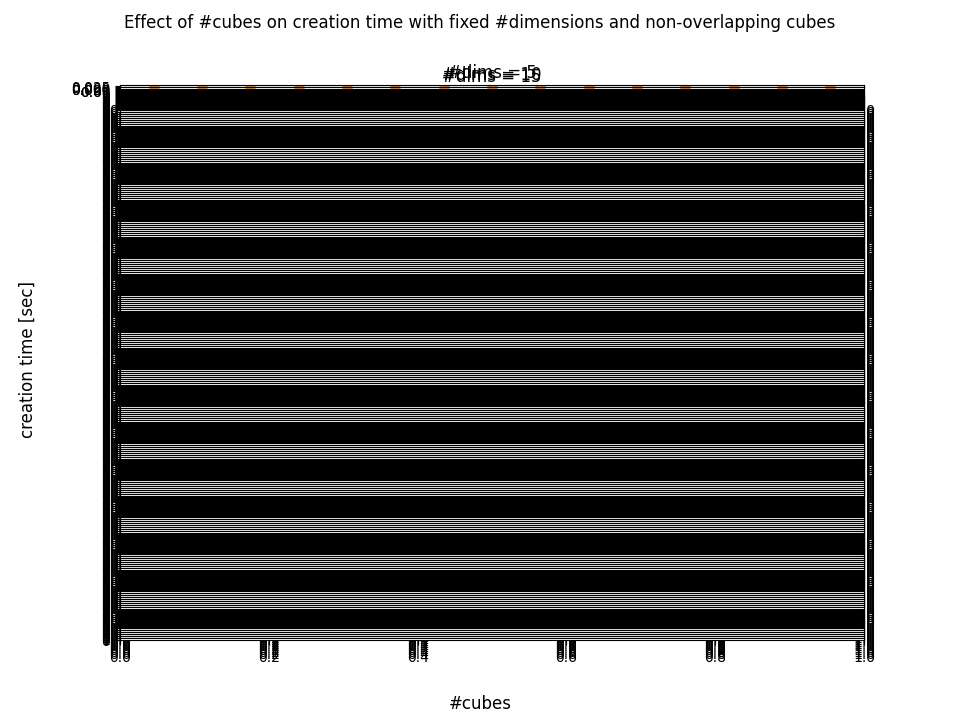

Write Python code to recreate this figure.
"""Description:
Question:
    How n_cubes affects runtime (creation + containment), when the n_dims is fixed,
    and the cubes are non-overlapping.

Experiment Design:
    Fix the value of n_dims to one of {5, 10, 15}, and increase n_cubes from ??? to ??? with steps of ???.
    Then plot 3 graphs, one for each value of n_dims, with the runtime over the n_cubes parameter.

Expectations:
    - The rate of increase will be linear with Z3ProductSet and with the CanonicalHyperCubeSet.
    - The rate of increase will be greater for CanonicalHyperCubeSet when the number of dimensions is greater.
    - With n_dims=5, CanonicalHyperCubeSet will always outperform Z3.
    - With n_dims=15, at the start CanonicalHyperCubeSet will outperform Z3, but at some point, Z3 will outperform
    CanonicalHyperCube.
"""
# TODO: add another figure with membership test time.
# TODO: add another figure with containment test time.
# TODO: Analyze.
# TODO: Write ideas for more experiments.
# TODO: maybe use randomly generated (inputs, cubes)?
# TODO: I don't think that we should have `overall time` since we can just add the two figures.
# TODO: add another figure with only the Z3ProductSet times, to look at the increase rate more closely.
# TODO: also consider Z3ProductSetDNF, maybe try to optimize it.


import json
import logging
from collections import defaultdict
from pathlib import Path

import matplotlib.pyplot as plt
from matplotlib.axes import Axes
from matplotlib.figure import Figure

from nca.CoreDS.CanonicalHyperCubeSet import CanonicalHyperCubeSet
from nca.CoreDS.CanonicalIntervalSet import CanonicalIntervalSet
from nca.CoreDS.DimensionsManager import DimensionsManager
from smt_experiments.old_experiments.experiment_utils import Timer
from smt_experiments.z3_sets.z3_integer_set import Z3IntegerSet
from smt_experiments.z3_sets.z3_product_set import Z3ProductSet
from smt_experiments.z3_sets.z3_product_set_dnf import Z3ProductSetDNF


logging.basicConfig(level=logging.INFO)


def generate_non_overlapping_integer_cubes(n_dims: int, n_cubes: int) -> list[list[tuple[int, int]]]:
    # TODO: I think that this function is clear enough, and I don't need to save this output to a file. Ask Adi.
    start = 0
    step = 10
    cubes = []
    for _ in range(n_cubes):
        cube = [(start, start + step) for _ in range(n_dims)]
        cubes.append(cube)
        start = start + 2 * step
    return cubes


def convert_cubes_aux(cubes: list[list[tuple[int, int]]], cls):
    converted_cubes = []
    for cube in cubes:
        converted_cube = [cls.get_interval_set(start, end) for start, end in cube]
        converted_cubes.append(converted_cube)
    return converted_cubes


def convert_cubes_to_canonical_interval_set(cubes: list[list[tuple[int, int]]]) -> list[list[CanonicalIntervalSet]]:
    return convert_cubes_aux(cubes, CanonicalIntervalSet)


def convert_cubes_to_z3_integer_set(cubes: list[list[tuple[int, int]]]) -> list[list[Z3IntegerSet]]:
    return convert_cubes_aux(cubes, Z3IntegerSet)


def get_dimension_names(n_dims: int) -> list[str]:
    return [str(i) for i in range(n_dims)]


def init_dim_manager(dim_names: list[str]):
    dim_manager = DimensionsManager()
    for dim_name in dim_names:
        dim_manager.set_domain(dim_name, DimensionsManager.DimensionType.IntervalSet, (0, 100000))


def get_member(cubes: list[list[tuple[int, int]]]) -> list[int]:
    i = len(cubes) // 2
    cube = cubes[i]
    member = [(start + end) // 2 for start, end in cube]
    return member


def get_not_member(cubes: list[list[tuple[int, int]]]) -> list[int]:
    not_member = get_member(cubes)
    # assumes that cubes are not touching
    not_member[-1] += 1
    return not_member


def run_experiment():
    # TODO: convert the result to a list of dictionaries, and filter the list accordingly. I have this implemented in
    #   run_experiment.
    n_dims_options = [5, 10, 15]
    n_cubes_start = 2
    n_cubes_step = 2
    # n_cubes_end = 150    # TODO: uncomment this
    n_cubes_end = 30    # for running quickly TODO: comment this

    n_cubes_options = list(range(n_cubes_start, n_cubes_end + 1, n_cubes_step))
    # hyper_cube_set_classes = [CanonicalHyperCubeSet, Z3ProductSet, Z3ProductSetDNF]
    hyper_cube_set_classes = [CanonicalHyperCubeSet, Z3ProductSet]
    results = []

    for n_dims in n_dims_options:
        cubes = generate_non_overlapping_integer_cubes(n_dims, n_cubes_end + 1)  # I add one for the containment test

        dim_names = get_dimension_names(n_dims)
        init_dim_manager(dim_names)

        for n_cubes in n_cubes_options:
            cubes_subset = cubes[:n_cubes]

            for cls in hyper_cube_set_classes:
                logging.info(f'n_dims: {n_dims}, n_cubes: {n_cubes}, cls: {cls.__name__}.')

                with Timer() as t:
                    if cls == CanonicalHyperCubeSet:
                        converted_cubes = convert_cubes_to_canonical_interval_set(cubes_subset)
                    else:
                        converted_cubes = convert_cubes_to_z3_integer_set(cubes_subset)
                    s = cls(dim_names)
                    for converted_cube in converted_cubes:
                        s.add_cube(converted_cube)

                results.append({
                    'n_dims': n_dims,
                    'n_cubes': n_cubes,
                    'class': cls.__name__,
                    'operation': 'creation',
                    'time': t.elapsed_time
                })

                member = get_member(cubes_subset)
                with Timer() as t:
                    out = member in s

                results.append({
                    'n_dims': n_dims,
                    'n_cubes': n_cubes,
                    'class': cls.__name__,
                    'operation': 'membership test',
                    'time': t.elapsed_time,
                })

                not_member = get_not_member(cubes_subset)
                with Timer() as t:
                    out = not_member in s

                results.append({
                    'n_dims': n_dims,
                    'n_cubes': n_cubes,
                    'class': cls.__name__,
                    'operation': 'membership test',
                    'time': t.elapsed_time,
                })

                # TODO: I can also time the add_hole operation.
                # TODO: add timing for containment test (I can do that by subtracting a cube or adding a new cube)

    return results


def save_dict(data: dict, file: Path):
    with file.open('w') as f:
        json.dump(data, f, indent=4)


def load_dict(file: Path) -> dict:
    with file.open('r') as f:
        return json.load(f)


def get_unique_values_for_key(data: list[dict], key: str) -> list[dict]:
    return sorted(set(x[key] for x in data))


def filter_on_key_value(data: list[dict], key: str, value) -> list[dict]:
    return [x for x in data if x[key] == value]


def plot_results(results: list[dict]):
    # TODO: convert the result to a list of dictionaries, and filter the list accordingly. I have this implemented in
    #   run_experiment.
    # TODO: refactor this to support creation, membership, add_hole, containment.
    # TODO: I broke this, need to review.
    scale = 1.5
    figsize = (6.4 * scale, 4.8 * scale)
    # fig, axes = plt.subplots(1, len(results), figsize=figsize)
    fig, axes = plt.subplots(len(results), 1, figsize=figsize)
    fig: Figure
    fig.supxlabel('#cubes')
    # fig.align_labels()
    fig.suptitle('Effect of #cubes on creation time with fixed #dimensions and non-overlapping cubes')
    fig.supylabel('creation time [sec]')
    fig.subplots_adjust(hspace=0.4)
    # fig.tight_layout()

    # now, we only plot the 'creation' results
    results = filter_on_key_value(results, 'operation', 'creation')
    n_dims_options = get_unique_values_for_key(results, 'n_dims')

    for i, n_dims in enumerate(n_dims_options):
        n_dims_results = filter_on_key_value(results, 'n_dims', n_dims)
        n_cubes_values_per_cls = defaultdict(list)
        creation_times_per_cls = defaultdict(list)
        class_names = get_unique_values_for_key(results, 'class')
        for class_name in class_names:
            for result in filter_on_key_value(n_dims_results, 'class', class_name):
                n_cubes_values_per_cls[class_name].append(result['n_cubes'])
                creation_times_per_cls[class_name].append(result['time'])

        ax: Axes = axes[i]
        ax.set_title(f'#dims = {n_dims}')
        for cls_name, creation_times in creation_times_per_cls.items():
            ax.scatter(n_cubes_values_per_cls[cls_name], creation_times, label=cls_name)
        ax.legend()

    # This snippet is for creating a single legend for the entire figure.
    # handles, labels = fig.gca().get_legend_handles_labels()
    # by_label = dict(zip(labels, handles))
    # fig.legend(by_label.values(), by_label.keys())
    # fig.legend()

    # plt.show()
    fig.savefig(Path(__file__).with_suffix('.png'))


def main():
    results_file = Path(__file__).with_suffix('.json')
    results = run_experiment()
    save_dict(results, results_file)
    results = load_dict(results_file)
    plot_results(results)


if __name__ == '__main__':
    main()
